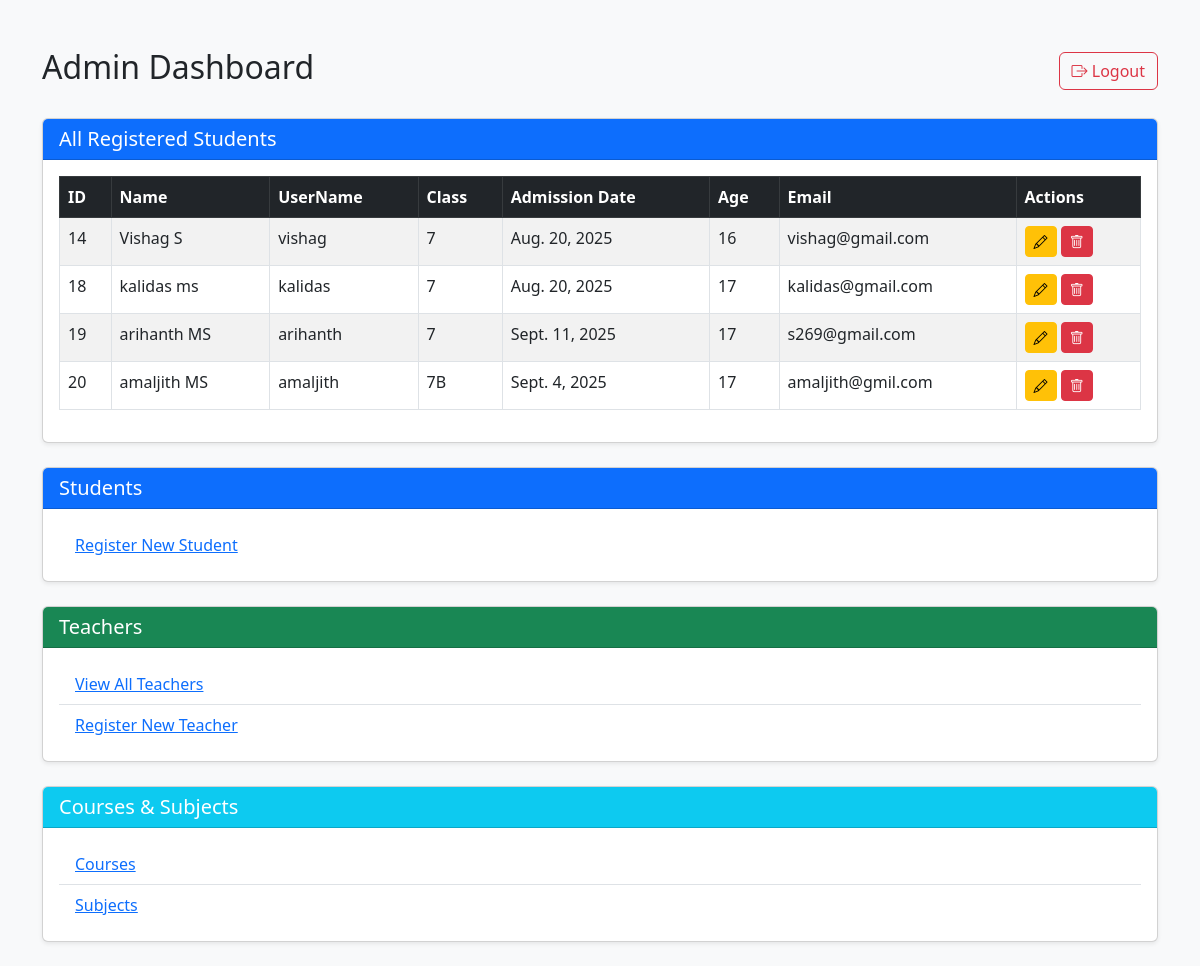
The app's page /students/admin-profile/ (signed in), older data.
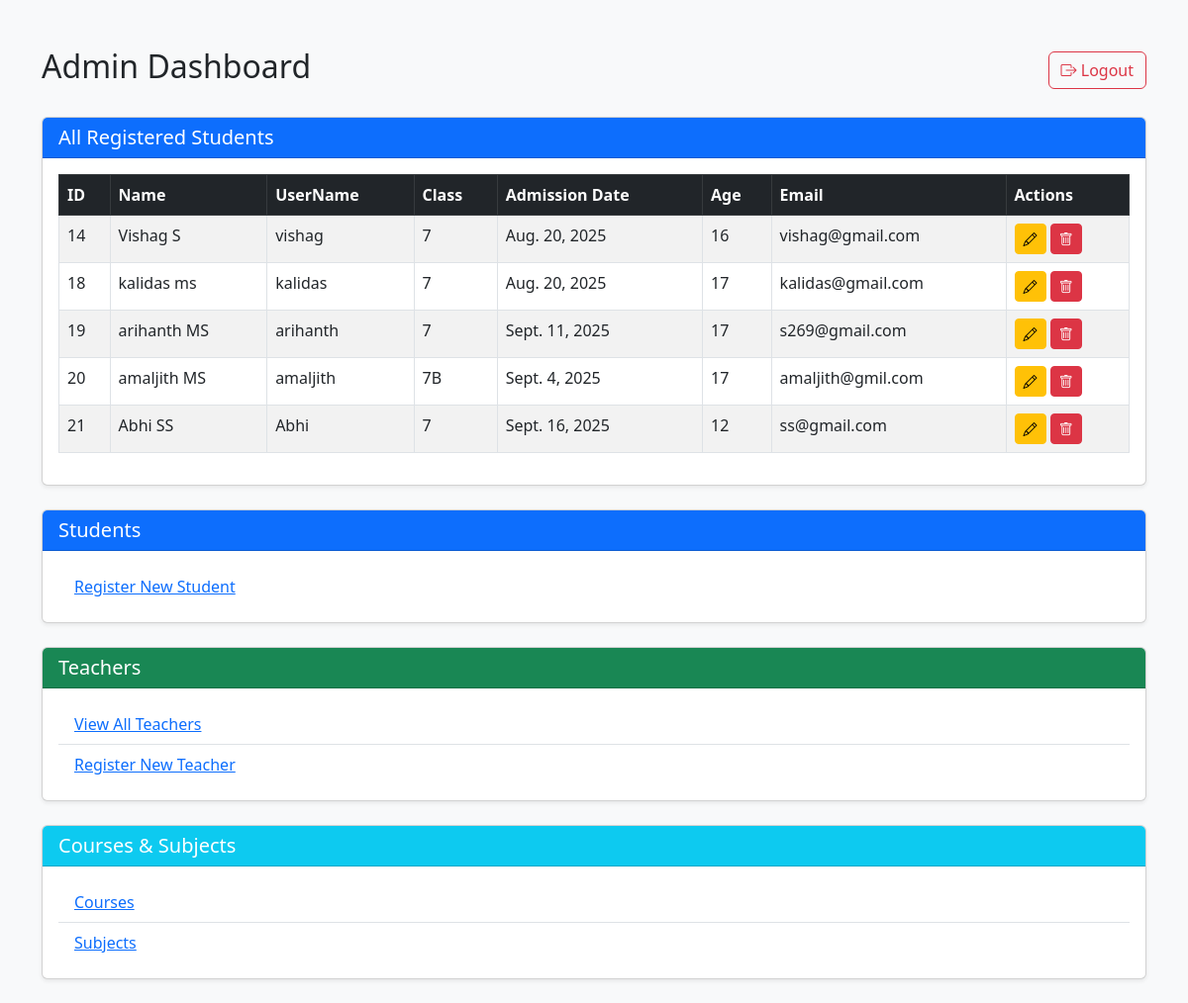
The same page, newer data.
### myapp/models.py (models this page shows, shortened)
class StudentRegistration(models.Model):
    username = models.CharField(max_length=100)
    name = models.CharField(max_length=100, null=True)
    password = models.CharField(max_length=100)
    admission_date = models.DateField(default=timezone.now)
    age = models.IntegerField()
    email = models.EmailField()
    class_name = models.ForeignKey(Course, on_delete=models.CASCADE, related_name="students")

### cources/models.py (models this page shows)
class Course(models.Model):
    class_name = models.CharField(max_length=100)
    def __str__(self):
        return self.class_name

### myapp/views.py (the view)
# urls.py: path('admin-profile/', AdminProfileAPIView.as_view(), name='admin_profile'),
class AdminProfileAPIView(APIView):
    template_name = "admin_profile.html"
    def get(self, request):
        if request.session.get("superuser") != "admin":
            return render(request, self.template_name, {"students": []})
        all_students = StudentRegistration.objects.all()
        return render(request, self.template_name, {"students": all_students})

### myapp/templates/admin_profile.html (shortened to what this page needs)
<!DOCTYPE html>
<html lang="en">
<head>
    <link href="https://cdn.jsdelivr.net/npm/bootstrap@5.3.0/dist/css/bootstrap.min.css" rel="stylesheet">
    <link href="https://cdn.jsdelivr.net/npm/bootstrap-icons/font/bootstrap-icons.css" rel="stylesheet">
</head>
<body class="bg-light">
<div class="container mt-5">
    <div class="d-flex justify-content-between align-items-center mb-4">
        <h2>Admin Dashboard</h2>
        <a href="{% url 'logout' %}" class="btn btn-outline-danger">
            <i class="bi bi-box-arrow-right"></i> Logout
        </a>
    </div>
    <div class="card mb-4 shadow-sm">
        <div class="card-header bg-primary text-white">
            <h5 class="mb-0">All Registered Students</h5>
        </div>
        <div class="card-body">
            <table class="table table-bordered table-striped">
                <thead class="table-dark">
                    <tr>
                        <th>ID</th>
                        <th>Name</th>
                        <th>UserName</th>
                        <th>Class</th>
                        <th>Admission Date</th>
                        <th>Age</th>
                        <th>Email</th>
                        <th>Actions</th>
                    </tr>
                </thead>
                <tbody>
                {% for student in students %}
                    <tr>
                        <td>{{ student.id }}</td>
                        <td>{{ student.name }}</td>
                        <td>{{ student.username }}</td>
                        <td>{{ student.class_name }}</td>
                        <td>{{ student.admission_date }}</td>
                        <td>{{ student.age }}</td>
                        <td>{{ student.email }}</td>
                        <td>
                            <a href="{% url 'edit_profile' student.id %}" class="btn btn-sm btn-warning">
                                <i class="bi bi-pencil"></i>
                            </a>
                            <a href="{% url 'delete_profile' student.id %}" class="btn btn-sm btn-danger"
                               onclick="return confirm('Are you sure?');">
                                <i class="bi bi-trash"></i>
                            </a>
                        </td>
                    </tr>
                {% empty %}
                    <tr>
                        <td colspan="8" class="text-center">No users found</td>
                    </tr>
                {% endfor %}
                </tbody>
            </table>
        </div>
    </div>
    <div class="card mb-4 shadow-sm">
        <div class="card-header bg-primary text-white">
            <h5 class="mb-0">Students</h5>
        </div>
        <div class="card-body">
            <ul class="list-group list-group-flush">
                <li class="list-group-item">
                    <a href="{% url 'student_register' %}">Register New Student</a>
                </li>
            </ul>
        </div>
    </div>
    <div class="card mb-4 shadow-sm">
        <div class="card-header bg-success text-white">
            <h5 class="mb-0">Teachers</h5>
        </div>
        <div class="card-body">
            <ul class="list-group list-group-flush">
                <li class="list-group-item">
                    <a href="{% url 'all_teachers' %}">View All Teachers</a>
                </li>
                <li class="list-group-item">
                    <a href="{% url 'teacher_register' %}">Register New Teacher</a>
                </li>
            </ul>
        </div>
    </div>
    <div class="card mb-4 shadow-sm">
        <div class="card-header bg-info text-white">
            <h5 class="mb-0">Courses & Subjects</h5>
        </div>
        <div class="card-body">
            <ul class="list-group list-group-flush">
                <li class="list-group-item">
                    <a href="{% url 'courses' %}">Courses</a>
                </li>
                <li class="list-group-item">
                    <a href="{% url 'subjects' %}">Subjects</a>
                </li>
            </ul>
        </div>
    </div>
</div>
</body>
</html>

Row changes from the older to the newer data that the page shows:
added StudentRegistration: id "21", name "Abhi SS", username "Abhi", class_name "7", admission_date "Sept. 16, 2025", age "12", email "ss@gmail.com"
